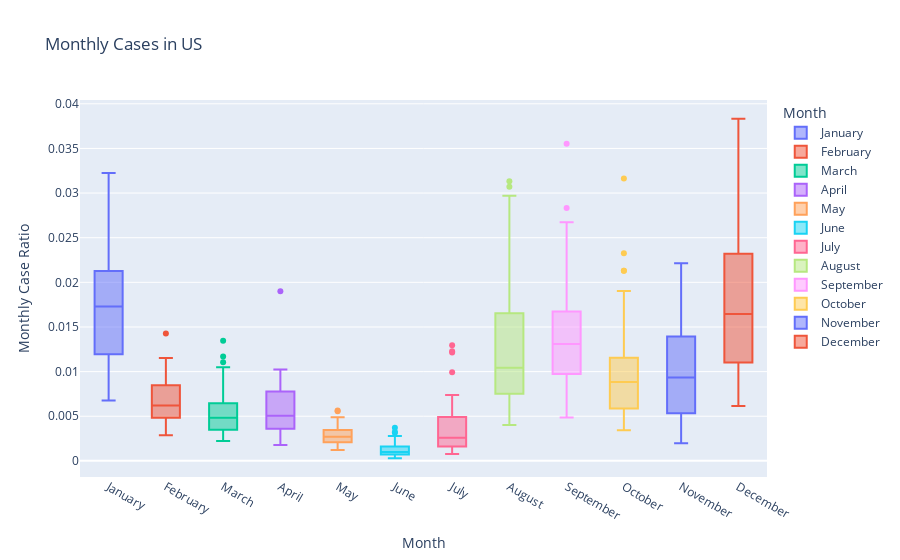

This figure's notebook cell:
### Code cell
boxplot = px.box(tempdf_cases, x="month", y="monthly_case_ratio",
                 labels={"monthly_case_ratio":"Monthly Case Ratio", "month":"Month"},
                 color="month", title="Monthly Cases in US")
boxplot.show()

### Figure 1 — Plotly figure (JSON) as saved in the notebook; plotly's stock layout.template omitted (floating-point values rounded to 4 significant figures)
{"data": [{"alignmentgroup": "True", "hovertemplate": "Month=%{x}<br>Monthly Case Ratio=%{y}<extra></extra>", "legendgroup": "January", "marker": {"color": "#636efa"}, "name": "January", "notched": false, "offsetgroup": "January", "orientation": "v", "showlegend": true, "type": "box", "x": ["January", "January", "January", "January", "January", "January", "January", "January", "January", "January", "January", "January", "January", "January", "January", "January", "January", "January", "January", "January", "January", "January", "January", "January", "January", "January", "January", "January", "January", "January", "January", "January", "January", "January", "January", "January", "January", "January", "January", "January", "January", "January", "January", "January", "January", "January", "January", "January", "January"], "x0": " ", "xaxis": "x", "y": [0.02007, 0.009904, 0.03225, 0.02324, 0.02572, 0.01069, 0.01804, 0.02117, 0.01853, 0.02272, 0.01196, 0.01284, 0.01713, 0.01195, 0.01791, 0.02194, 0.01836, 0.01125, 0.01287, 0.0216, 0.008134, 0.008248, 0.01989, 0.01318, 0.01147, 0.01239, 0.0173, 0.01594, 0.02448, 0.01486, 0.02268, 0.0207, 0.006762, 0.01672, 0.0249, 0.006754, 0.01579, 0.025, 0.02639, 0.01027, 0.0206, 0.02078, 0.02184, 0.007297, 0.01818, 0.008497, 0.0199, 0.01231, 0.01296], "y0": " ", "yaxis": "y"}, {"alignmentgroup": "True", "hovertemplate": "Month=%{x}<br>Monthly Case Ratio=%{y}<extra></extra>", "legendgroup": "February", "marker": {"color": "#EF553B"}, "name": "February", "notched": false, "offsetgroup": "February", "orientation": "v", "showlegend": true, "type": "box", "x": ["February", "February", "February", "February", "February", "February", "February", "February", "February", "February", "February", "February", "February", "February", "February", "February", "February", "February", "February", "February", "February", "February", "February", "February", "February", "February", "February", "February", "February", "February", "February", "February", "February", "February", "February", "February", "February", "February", "February", "February", "February", "February", "February", "February", "February", "February", "February", "February", "February"], "x0": " ", "xaxis": "x", "y": [0.006855, 0.005278, 0.008059, 0.008996, 0.006214, 0.005875, 0.008393, 0.008963, 0.008746, 0.009098, 0.004727, 0.004847, 0.005212, 0.005403, 0.006578, 0.009297, 0.00634, 0.00395, 0.004571, 0.008288, 0.003671, 0.004041, 0.006651, 0.004085, 0.005649, 0.004929, 0.004989, 0.007155, 0.01042, 0.005278, 0.01151, 0.009665, 0.002866, 0.006128, 0.008854, 0.003125, 0.006848, 0.01056, 0.01426, 0.004722, 0.00702, 0.009564, 0.007694, 0.005181, 0.00835, 0.003529, 0.006056, 0.004335, 0.004288], "y0": " ", "yaxis": "y"}, {"alignmentgroup": "True", "hovertemplate": "Month=%{x}<br>Monthly Case Ratio=%{y}<extra></extra>", "legendgroup": "March", "marker": {"color": "#00cc96"}, "name": "March", "notched": false, "offsetgroup": "March", "orientation": "v", "showlegend": true, "type": "box", "x": ["March", "March", "March", "March", "March", "March", "March", "March", "March", "March", "March", "March", "March", "March", "March", "March", "March", "March", "March", "March", "March", "March", "March", "March", "March", "March", "March", "March", "March", "March", "March", "March", "March", "March", "March", "March", "March", "March", "March", "March", "March", "March", "March", "March", "March", "March", "March", "March", "March"], "x0": " ", "xaxis": "x", "y": [0.004515, 0.006443, 0.003377, 0.002645, 0.002517, 0.005871, 0.008679, 0.008219, 0.006915, 0.005024, 0.005279, 0.004594, 0.003699, 0.004737, 0.002698, 0.004862, 0.003191, 0.004367, 0.004838, 0.007897, 0.01004, 0.006196, 0.003478, 0.01048, 0.004377, 0.004293, 0.003241, 0.006437, 0.01345, 0.003109, 0.01169, 0.005333, 0.004309, 0.00429, 0.003502, 0.002232, 0.007382, 0.01105, 0.00676, 0.006027, 0.005315, 0.00482, 0.004494, 0.006534, 0.005029, 0.003186, 0.005515, 0.003241, 0.003311], "y0": " ", "yaxis": "y"}, {"alignmentgroup": "True", "hovertemplate": "Month=%{x}<br>Monthly Case Ratio=%{y}<extra></extra>", "legendgroup": "April", "marker": {"color": "#ab63fa"}, "name": "April", "notched": false, "offsetgroup": "April", "orientation": "v", "showlegend": true, "type": "box", "x": ["April", "April", "April", "April", "April", "April", "April", "April", "April", "April", "April", "April", "April", "April", "April", "April", "April", "April", "April", "April", "April", "April", "April", "April", "April", "April", "April", "April", "April", "April", "April", "April", "April", "April", "April", "April", "April", "April", "April", "April", "April", "April", "April", "April", "April", "April", "April", "April", "April"], "x0": " ", "xaxis": "x", "y": [0.002556, 0.006888, 0.002842, 0.001765, 0.001852, 0.008504, 0.00795, 0.009862, 0.008184, 0.003829, 0.003963, 0.007146, 0.005044, 0.004259, 0.00225, 0.003885, 0.002936, 0.007967, 0.005965, 0.007747, 0.019, 0.009983, 0.002269, 0.001957, 0.00398, 0.005285, 0.003779, 0.007877, 0.01003, 0.0029, 0.008982, 0.005258, 0.005749, 0.004684, 0.002512, 0.0047, 0.009829, 0.01025, 0.00525, 0.00554, 0.005172, 0.003422, 0.003646, 0.005893, 0.004758, 0.004999, 0.006356, 0.004193, 0.003165], "y0": " ", "yaxis": "y"}, {"alignmentgroup": "True", "hovertemplate": "Month=%{x}<br>Monthly Case Ratio=%{y}<extra></extra>", "legendgroup": "May", "marker": {"color": "#FFA15A"}, "name": "May", "notched": false, "offsetgroup": "May", "orientation": "v", "showlegend": true, "type": "box", "x": ["May", "May", "May", "May", "May", "May", "May", "May", "May", "May", "May", "May", "May", "May", "May", "May", "May", "May", "May", "May", "May", "May", "May", "May", "May", "May", "May", "May", "May", "May", "May", "May", "May", "May", "May", "May", "May", "May", "May", "May", "May", "May", "May", "May", "May", "May", "May", "May", "May"], "x0": " ", "xaxis": "x", "y": [0.003158, 0.002774, 0.002604, 0.001874, 0.001206, 0.005629, 0.002274, 0.004581, 0.004065, 0.002198, 0.002439, 0.003749, 0.00346, 0.002086, 0.001595, 0.002817, 0.002604, 0.004885, 0.00207, 0.002607, 0.00557, 0.004534, 0.001953, 0.002362, 0.002804, 0.00199, 0.002698, 0.002824, 0.002076, 0.002427, 0.002792, 0.002984, 0.003243, 0.002534, 0.00123, 0.003965, 0.003945, 0.003358, 0.002836, 0.001731, 0.002221, 0.002024, 0.002761, 0.002032, 0.001868, 0.004272, 0.004553, 0.002399, 0.003459], "y0": " ", "yaxis": "y"}, {"alignmentgroup": "True", "hovertemplate": "Month=%{x}<br>Monthly Case Ratio=%{y}<extra></extra>", "legendgroup": "June", "marker": {"color": "#19d3f3"}, "name": "June", "notched": false, "offsetgroup": "June", "orientation": "v", "showlegend": true, "type": "box", "x": ["June", "June", "June", "June", "June", "June", "June", "June", "June", "June", "June", "June", "June", "June", "June", "June", "June", "June", "June", "June", "June", "June", "June", "June", "June", "June", "June", "June", "June", "June", "June", "June", "June", "June", "June", "June", "June", "June", "June", "June", "June", "June", "June", "June", "June", "June", "June", "June", "June"], "x0": " ", "xaxis": "x", "y": [0.001546, 0.001424, 0.001844, 0.002652, 0.0007195, 0.002563, 0.000564, 0.0009017, 0.0004213, 0.001029, 0.001673, 0.0007634, 0.001522, 0.0007724, 0.001278, 0.001317, 0.002319, 0.0009321, 0.0003953, 0.0004383, 0.0008418, 0.0007059, 0.001361, 0.003149, 0.00181, 0.0005568, 0.003235, 0.0005722, 0.0007952, 0.001298, 0.0006433, 0.001219, 0.001001, 0.0008033, 0.001182, 0.001688, 0.0007674, 0.0008212, 0.0006949, 0.00039, 0.0009066, 0.001588, 0.002798, 0.0003045, 0.0005626, 0.002118, 0.001537, 0.0005501, 0.003708], "y0": " ", "yaxis": "y"}, {"alignmentgroup": "True", "hovertemplate": "Month=%{x}<br>Monthly Case Ratio=%{y}<extra></extra>", "legendgroup": "July", "marker": {"color": "#FF6692"}, "name": "July", "notched": false, "offsetgroup": "July", "orientation": "v", "showlegend": true, "type": "box", "x": ["July", "July", "July", "July", "July", "July", "July", "July", "July", "July", "July", "July", "July", "July", "July", "July", "July", "July", "July", "July", "July", "July", "July", "July", "July", "July", "July", "July", "July", "July", "July", "July", "July", "July", "July", "July", "July", "July", "July", "July", "July", "July", "July", "July", "July", "July", "July", "July", "July"], "x0": " ", "xaxis": "x", "y": [0.007062, 0.005719, 0.004446, 0.01228, 0.005547, 0.003051, 0.001398, 0.001708, 0.01214, 0.004088, 0.003072, 0.002187, 0.002582, 0.001881, 0.005003, 0.003979, 0.01295, 0.001064, 0.001037, 0.001424, 0.001102, 0.001301, 0.007305, 0.009938, 0.00245, 0.001911, 0.007366, 0.000848, 0.001797, 0.002324, 0.001814, 0.0033, 0.00123, 0.001536, 0.005758, 0.002626, 0.0009704, 0.001629, 0.003944, 0.0007687, 0.003756, 0.004773, 0.005405, 0.0007676, 0.001645, 0.002743, 0.00166, 0.00164, 0.004902], "y0": " ", "yaxis": "y"}, {"alignmentgroup": "True", "hovertemplate": "Month=%{x}<br>Monthly Case Ratio=%{y}<extra></extra>", "legendgroup": "August", "marker": {"color": "#B6E880"}, "name": "August", "notched": false, "offsetgroup": "August", "orientation": "v", "showlegend": true, "type": "box", "x": ["August", "August", "August", "August", "August", "August", "August", "August", "August", "August", "August", "August", "August", "August", "August", "August", "August", "August", "August", "August", "August", "August", "August", "August", "August", "August", "August", "August", "August", "August", "August", "August", "August", "August", "August", "August", "August", "August", "August", "August", "August", "August", "August", "August", "August", "August", "August", "August", "August"], "x0": " ", "xaxis": "x", "y": [0.02328, 0.01776, 0.01164, 0.02202, 0.01042, 0.007047, 0.005255, 0.008673, 0.03072, 0.02064, 0.01169, 0.008189, 0.01296, 0.007908, 0.01235, 0.02148, 0.02971, 0.004012, 0.004707, 0.005816, 0.004922, 0.006607, 0.03132, 0.01289, 0.01008, 0.00817, 0.0111, 0.005172, 0.005923, 0.01059, 0.006569, 0.01584, 0.007682, 0.007838, 0.01802, 0.0134, 0.005575, 0.007814, 0.02295, 0.007961, 0.02234, 0.01628, 0.00997, 0.005306, 0.008441, 0.01185, 0.01265, 0.008034, 0.01729], "y0": " ", "yaxis": "y"}, {"alignmentgroup": "True", "hovertemplate": "Month=%{x}<br>Monthly Case Ratio=%{y}<extra></extra>", "legendgroup": "September", "marker": {"color": "#FF97FF"}, "name": "September", "notched": false, "offsetgroup": "September", "orientation": "v", "showlegend": true, "type": "box", "x": ["September", "September", "September", "September", "September", "September", "September", "September", "September", "September", "September", "September", "September", "September", "September", "September", "September", "September", "September", "September", "September", "September", "September", "September", "September", "September", "September", "September", "September", "September", "September", "September", "September", "September", "September", "September", "September", "September", "September", "September", "September", "September", "September", "September", "September", "September", "September", "September", "September"], "x0": " ", "xaxis": "x", "y": [0.01973, 0.03553, 0.01122, 0.01431, 0.007336, 0.009683, 0.004845, 0.01346, 0.01491, 0.01618, 0.02009, 0.00831, 0.01549, 0.01499, 0.0137, 0.02623, 0.01307, 0.01051, 0.005846, 0.007556, 0.008966, 0.01084, 0.01736, 0.01015, 0.0224, 0.01147, 0.009973, 0.009251, 0.007048, 0.009734, 0.007624, 0.01736, 0.01924, 0.01652, 0.01562, 0.01275, 0.01012, 0.009198, 0.02371, 0.01442, 0.02458, 0.01571, 0.01375, 0.008753, 0.01176, 0.01256, 0.02833, 0.01309, 0.02672], "y0": " ", "yaxis": "y"}, {"alignmentgroup": "True", "hovertemplate": "Month=%{x}<br>Monthly Case Ratio=%{y}<extra></extra>", "legendgroup": "October", "marker": {"color": "#FECB52"}, "name": "October", "notched": false, "offsetgroup": "October", "orientation": "v", "showlegend": true, "type": "box", "x": ["October", "October", "October", "October", "October", "October", "October", "October", "October", "October", "October", "October", "October", "October", "October", "October", "October", "October", "October", "October", "October", "October", "October", "October", "October", "October", "October", "October", "October", "October", "October", "October", "October", "October", "October", "October", "October", "October", "October", "October", "October", "October", "October", "October", "October", "October", "October", "October", "October"], "x0": " ", "xaxis": "x", "y": [0.007255, 0.03163, 0.01035, 0.005679, 0.004521, 0.01228, 0.003433, 0.01154, 0.003641, 0.005052, 0.01903, 0.005386, 0.008319, 0.0108, 0.008808, 0.01164, 0.003859, 0.01062, 0.004785, 0.005799, 0.01246, 0.01356, 0.005351, 0.005744, 0.02326, 0.008976, 0.009091, 0.01048, 0.004993, 0.01058, 0.006857, 0.007832, 0.02131, 0.01124, 0.007635, 0.008298, 0.01055, 0.006649, 0.007723, 0.0107, 0.007446, 0.005879, 0.01292, 0.01046, 0.006795, 0.008845, 0.0179, 0.01241, 0.02129], "y0": " ", "yaxis": "y"}, {"alignmentgroup": "True", "hovertemplate": "Month=%{x}<br>Monthly Case Ratio=%{y}<extra></extra>", "legendgroup": "November", "marker": {"color": "#636efa"}, "name": "November", "notched": false, "offsetgroup": "November", "orientation": "v", "showlegend": true, "type": "box", "x": ["November", "November", "November", "November", "November", "November", "November", "November", "November", "November", "November", "November", "November", "November", "November", "November", "November", "November", "November", "November", "November", "November", "November", "November", "November", "November", "November", "November", "November", "November", "November", "November", "November", "November", "November", "November", "November", "November", "November", "November", "November", "November", "November", "November", "November", "November", "November", "November", "November"], "x0": " ", "xaxis": "x", "y": [0.002797, 0.01781, 0.01386, 0.005177, 0.004247, 0.01542, 0.00536, 0.009234, 0.001978, 0.003011, 0.008675, 0.009013, 0.01227, 0.01246, 0.01052, 0.00934, 0.002672, 0.01146, 0.004115, 0.009746, 0.01998, 0.02213, 0.003311, 0.008141, 0.01421, 0.01345, 0.006921, 0.01966, 0.006056, 0.01863, 0.008774, 0.005408, 0.01824, 0.0124, 0.0058, 0.006175, 0.01343, 0.01167, 0.004112, 0.01325, 0.005222, 0.003353, 0.01433, 0.01574, 0.005195, 0.006459, 0.01242, 0.01687, 0.0141], "y0": " ", "yaxis": "y"}, {"alignmentgroup": "True", "hovertemplate": "Month=%{x}<br>Monthly Case Ratio=%{y}<extra></extra>", "legendgroup": "December", "marker": {"color": "#EF553B"}, "name": "December", "notched": false, "offsetgroup": "December", "orientation": "v", "showlegend": true, "type": "box", "x": ["December", "December", "December", "December", "December", "December", "December", "December", "December", "December", "December", "December", "December", "December", "December", "December", "December", "December", "December", "December", "December", "December", "December", "December", "December", "December", "December", "December", "December", "December", "December", "December", "December", "December", "December", "December", "December", "December", "December", "December", "December", "December", "December", "December", "December", "December", "December", "December", "December"], "x0": " ", "xaxis": "x", "y": [0.01037, 0.008374, 0.01535, 0.01248, 0.01089, 0.01717, 0.02482, 0.02791, 0.02211, 0.01587, 0.007033, 0.02675, 0.02165, 0.01586, 0.01859, 0.01656, 0.01243, 0.02014, 0.01892, 0.03214, 0.02344, 0.01948, 0.009934, 0.01645, 0.00614, 0.0147, 0.009915, 0.02752, 0.03508, 0.01706, 0.03831, 0.01422, 0.0156, 0.02788, 0.01062, 0.007152, 0.0234, 0.03713, 0.01107, 0.01469, 0.01364, 0.008527, 0.01285, 0.02313, 0.0175, 0.009957, 0.01862, 0.02401, 0.00786], "y0": " ", "yaxis": "y"}], "layout": {"autosize": true, "boxmode": "overlay", "legend": {"title": {"text": "Month"}, "tracegroupgap": 0}, "title": {"text": "Monthly Cases in US"}, "xaxis": {"anchor": "y", "autorange": true, "categoryarray": ["January", "February", "March", "April", "May", "June", "July", "August", "September", "October", "November", "December"], "categoryorder": "array", "domain": [0, 1], "range": [-0.5, 11.5], "title": {"text": "Month"}, "type": "category"}, "yaxis": {"anchor": "x", "autorange": true, "domain": [0, 1], "range": [-0.001807, 0.04043], "title": {"text": "Monthly Case Ratio"}, "type": "linear"}}}
